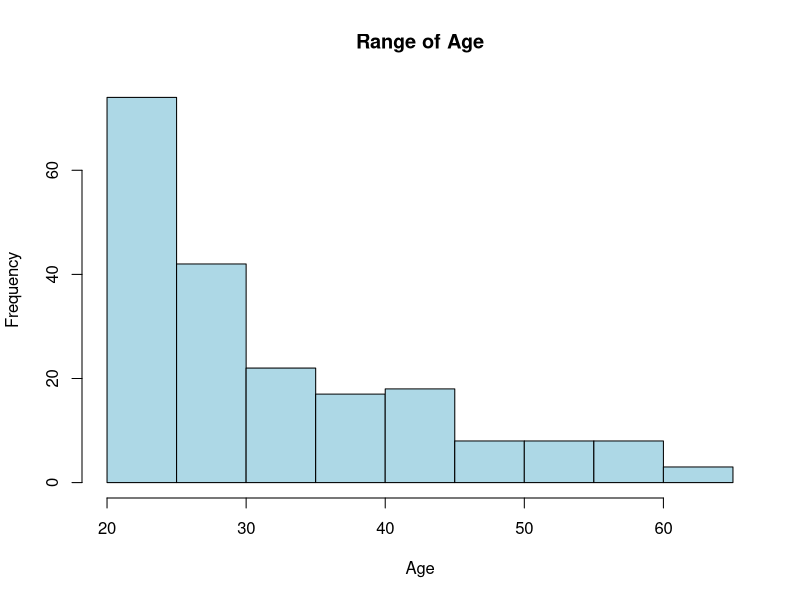
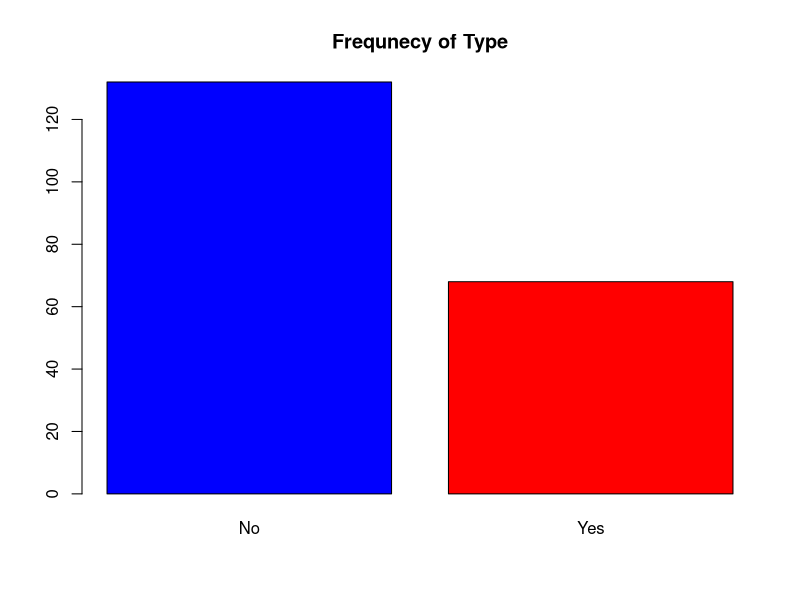
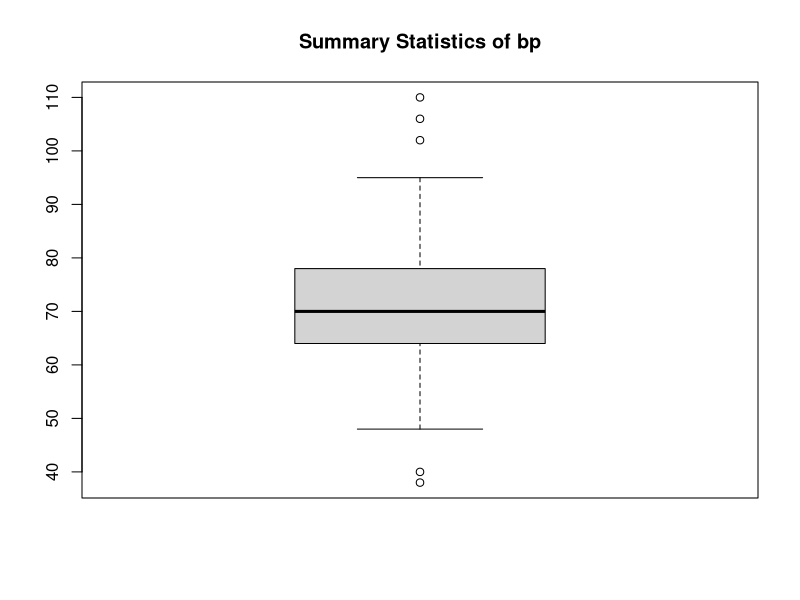
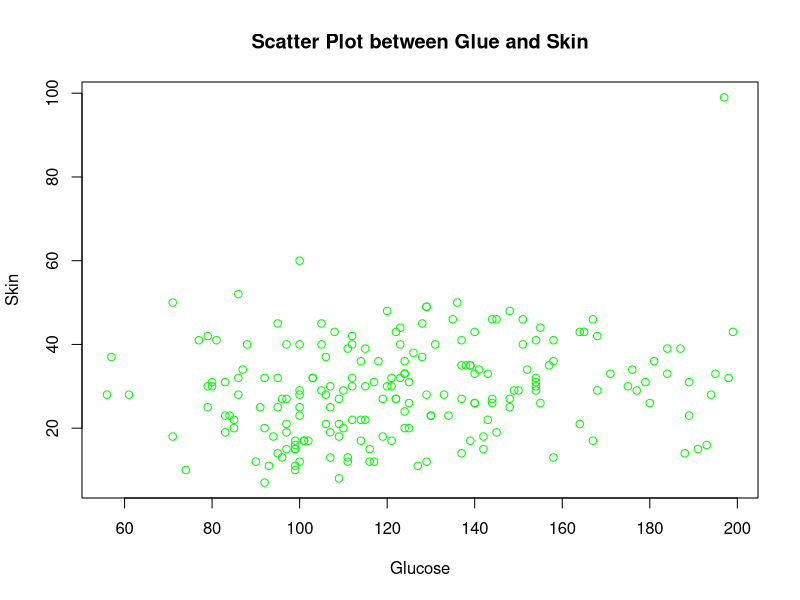
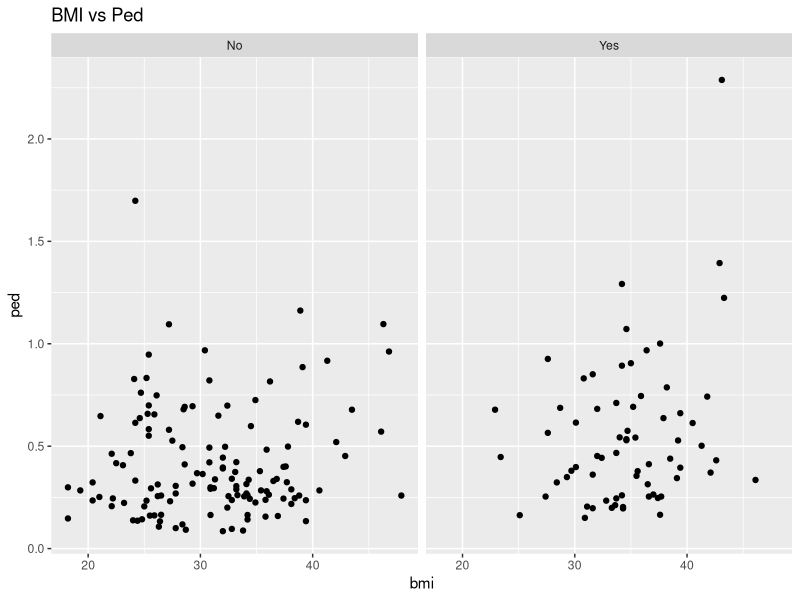
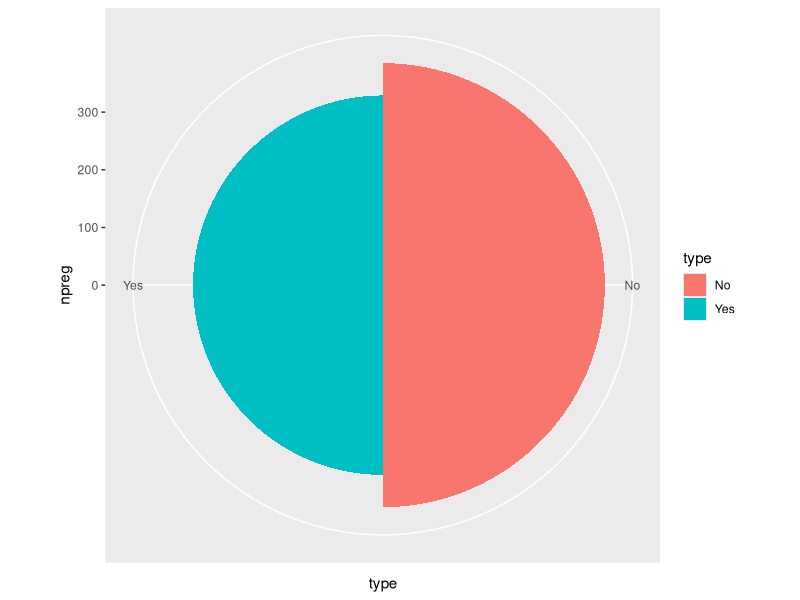
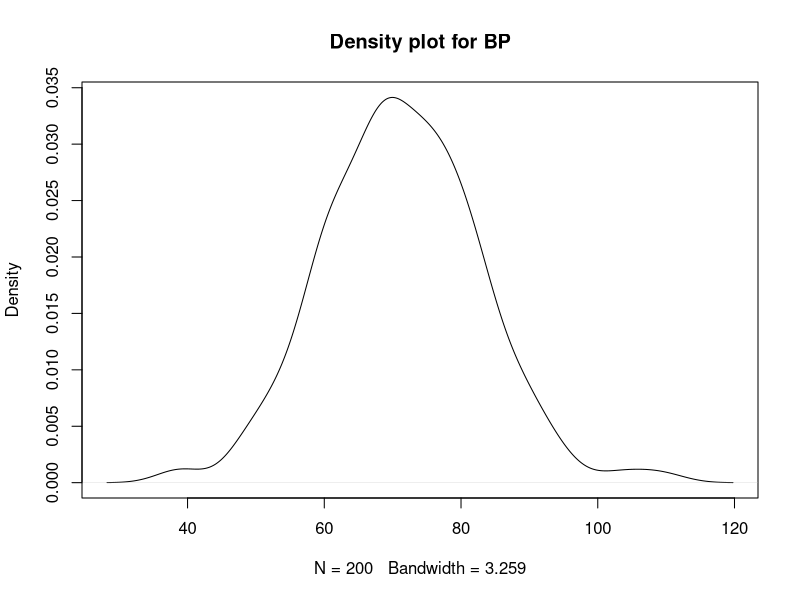
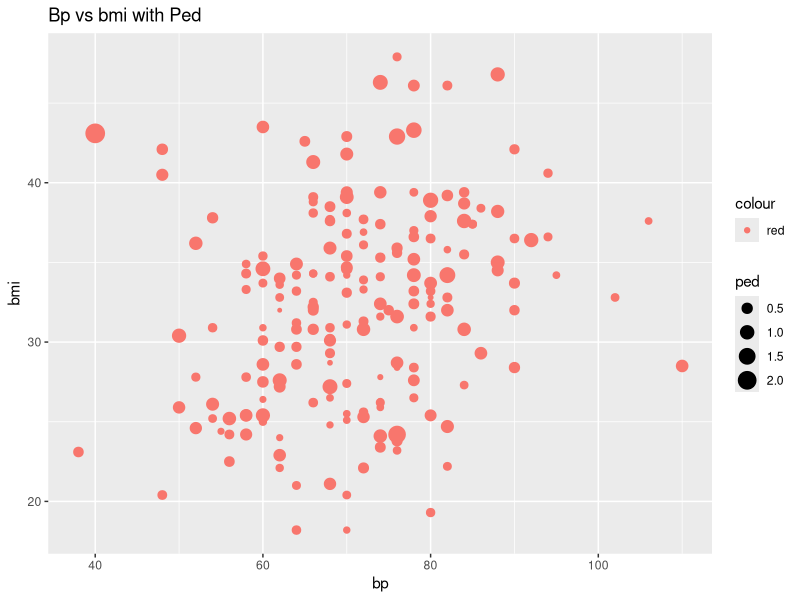

Source code (R) for these figures, in order:
## ---- chunk 1
rm(list=ls())
library(MASS)
library(dplyr)
library(ggplot2)
df=Pima.tr
## ---- chunk 2
str(df)
colnames(df)
## ---- chunk 3
df%>%
  filter(type=="Yes")%>%
  dplyr::select(npreg, age, type)
## ---- chunk 4
df%>%
  filter(type=="Yes")%>%
  summarise(max(bmi))
## ---- chunk 5
df=df%>%
  mutate(g_b=(glu+bp)/2)
df
## ---- chunk 6
arrange(df, desc(age))%>%filter(type=="Yes")
## ---- chunk 7
df%>%
  group_by(type)%>%
  summarise(sd(bp))
## ---- chunk 8
df%>%
  filter(type=="Yes" & age>30)%>%
  dplyr::select(bp, glu, type, age)
## ---- chunk 9
df%>%
  filter(age<30 & bmi>30)%>%
  group_by(type)%>%
  summarise(mean(bp), mean(glu))
## ---- chunk 10
df%>%
  filter(npreg>mean(npreg) & skin<20)%>%
  summarise(var(bmi))

## ---- chunk 11
arrange(df, bmi)%>%
  filter(skin<25 & ped>1)
## ---- chunk 12
df%>%
  group_by(type)%>%
  filter(age>mean(age))%>%
  summarise(var(bp))
## ---- chunk 13
hist(df$age, main="Range of Age", xlab = "Age", col = "light blue")
## ---- chunk 14
c=df%>%
  group_by(type)%>%
  tally()
c
barplot(c$n, main="Frequnecy of Type", names.arg = c$type, col=c("blue", "red"))
## ---- chunk 15
summary(df$bp)
boxplot(df$bp, main="Summary Statistics of bp")
## ---- chunk 16
plot(df$glu, df$skin, main = "Scatter Plot between Glue and Skin", xlab = "Glucose", ylab="Skin", col="green")
## ---- chunk 17
ggplot(df, aes(x=bmi, y=ped))+geom_point()+facet_wrap(~type)+labs(title="BMI vs Ped")
## ---- chunk 18
ggplot(df, aes(x=npreg,y=type, fill=type))+geom_bar(stat="identity", width=1)+coord_polar("y", start=0)

## ---- chunk 19
d=density(df$bp)
plot(d, main="Density plot for BP")
## ---- chunk 20
ggplot(df, aes(x=bp, y=bmi, size=ped, col="red"))+geom_point()+labs(title = "Bp vs bmi with Ped")
## ---- chunk 21
ggplot(df, aes(x=glu, y=age, shape=type))+geom_point()+labs(title = "Age vs Glucose For different types")
## ---- chunk 22
ggplot(df, aes(x=skin, y=age))+geom_point()+geom_smooth(method = 'lm')+labs(title="Skin vs Age")
